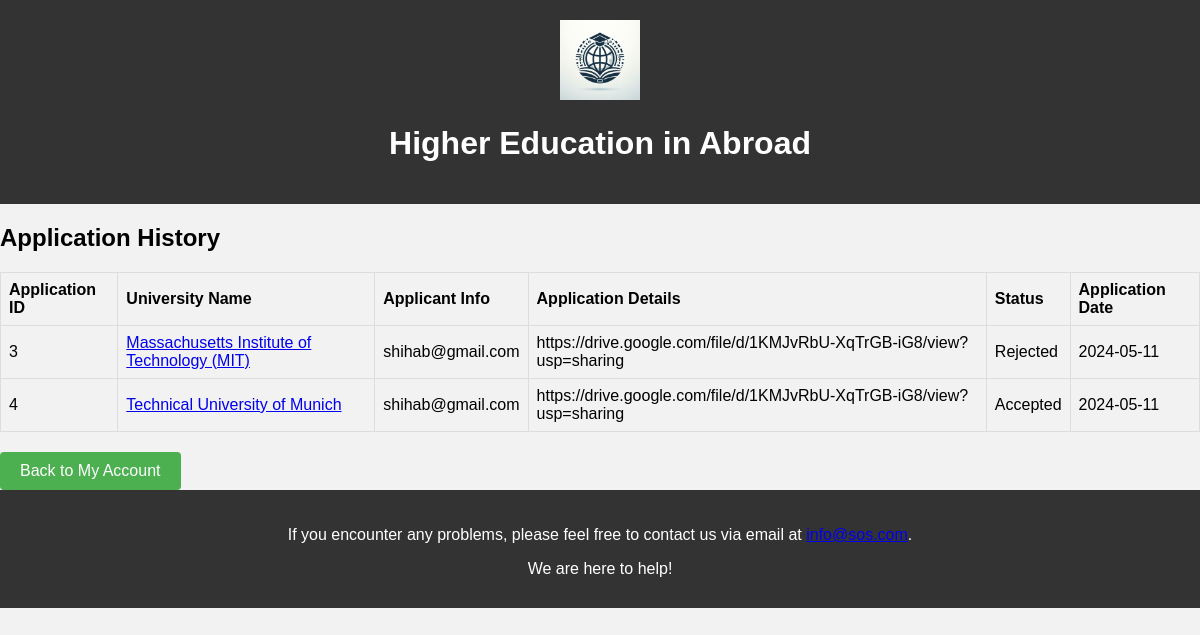
The page /htdoc/appHis.php (signed in) on the database its author committed.
### tables this page shows
CREATE TABLE `application` (
  `App_ID` int(11) NOT NULL,
  `University_Name` varchar(255) DEFAULT NULL,
  `Applicant_Info` varchar(255) DEFAULT NULL,
  `Application_Details` varchar(255) DEFAULT NULL,
  `Status` enum('Accepted','Rejected','Pending') DEFAULT NULL,
  `Application_Date` date DEFAULT curdate(),
  `Email` varchar(255) DEFAULT NULL
);

### htdoc/appHis.php (the view, shortened to what this page needs)
<!DOCTYPE html>
<html lang="en">
<head>
</head>
<body>
    <header>
        <div>
            <img src="http://localhost/phpt/Image/logo.jpg" alt="Logo" class="logo">
        </div>
        <h1>Higher Education in Abroad</h1>
    </header>
    <div class="container">
        <h2>Application History</h2>
        <?php
include('connection.php');
if(isset($_SESSION['username'])) {
    $email = $_SESSION['username'];
} else {
    header("Location: index.php");
    exit;
}
$sql = "SELECT * FROM application WHERE Applicant_Info = '$email' ORDER BY Application_Date DESC";
$result = mysqli_query($con, $sql);
if (mysqli_num_rows($result) > 0) {
    echo "<table border='1'>";
    echo "<tr><th>Application ID</th><th>University Name</th><th>Applicant Info</th><th>Application Details</th><th>Status</th><th>Application Date</th></tr>";
    while($row = mysqli_fetch_assoc($result)) {
        echo "<tr>";
        echo "<td>" . $row["App_ID"] . "</td>";
        echo "<td><a href='uniDetailsU.php?name=" . urlencode($row["University_Name"]) . "'>" . $row["University_Name"] . "</a></td>";
        echo "<td>" . $row["Applicant_Info"] . "</td>";
        echo "<td>" . $row["Application_Details"] . "</td>";
        echo "<td>" . $row["Status"] . "</td>";
        echo "<td>" . $row["Application_Date"] . "</td>";
        echo "</tr>";
    }
    echo "</table>";
} else {
    echo "No application history found.";
}
?>
        <a href="myAccount.php" class="btn">Back to My Account</a>
    </div>
    <footer class="footer">
        <p>If you encounter any problems, please feel free to contact us via email at <a href="mailto:info@example.com">info@sos.com</a>.</p>
        <p>We are here to help!</p>
    </footer>
</body>
</html>

### htdoc/appHis.php (style rules this page uses)
body { font-family: Arial, sans-serif; background-color: #f2f2f2; margin: 0; padding: 0; }
table { width: 100%; border-collapse: collapse; margin-top: 20px; }
th, td { border: 1px solid #ddd; padding: 8px; text-align: left; }
th { background-color: #f2f2f2; }
tr:nth-child(even) { background-color: #f2f2f2; }
header { background-color: #333; color: #fff; padding: 20px; text-align: center; }
.btn { background-color: #4CAF50; color: white; padding: 10px 20px; border: none; border-radius: 4px; cursor: pointer; text-decoration: none; margin-top: 20px; display: inline-block; }
img.logo { max-width: 80px; height: auto; }
.footer { background-color: #333; color: #fff; padding: 20px; text-align: center; }
.footer p { margin-bottom: 10px; }

### rows shown on the page
application: App_ID "3", University_Name "Massachusetts Institute of Technology (MIT)", Applicant_Info "shihab@gmail.com", Application_Details "https://drive.google.com/file/d/1KMJvRbU-XqTrGB-iG8/view?usp=sharing", Status "Rejected", Application_Date "2024-05-11"
application: App_ID "4", University_Name "Technical University of Munich", Applicant_Info "shihab@gmail.com", Application_Details "https://drive.google.com/file/d/1KMJvRbU-XqTrGB-iG8/view?usp=sharing", Status "Accepted", Application_Date "2024-05-11"
